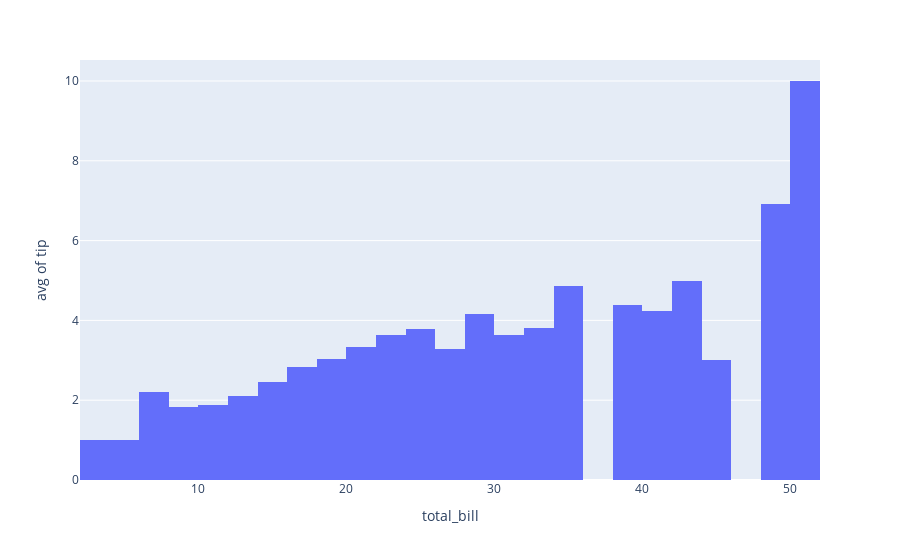

This figure's notebook cell:
### Code cell
fig = px.histogram(tips, x='total_bill',
                  y='tip',
                  histfunc='avg')
fig.show()

### Figure 1 — Plotly figure (JSON) as saved in the notebook; plotly's stock layout.template omitted (floating-point values rounded to 4 significant figures; data arrays with more than 128 entries replaced by an {"elided": "..."} marker saying what was removed)
{"data": [{"alignmentgroup": "True", "bingroup": "x", "histfunc": "avg", "hovertemplate": "total_bill=%{x}<br>avg of tip=%{y}<extra></extra>", "legendgroup": "", "marker": {"color": "#636efa"}, "name": "", "offsetgroup": "", "orientation": "v", "showlegend": false, "type": "histogram", "x": {"elided": "244 float values"}, "xaxis": "x", "y": {"elided": "244 float values"}, "yaxis": "y"}], "layout": {"barmode": "relative", "legend": {"tracegroupgap": 0}, "margin": {"t": 60}, "xaxis": {"anchor": "y", "domain": [0, 1], "title": {"text": "total_bill"}}, "yaxis": {"anchor": "x", "domain": [0, 1], "title": {"text": "avg of tip"}}}}
